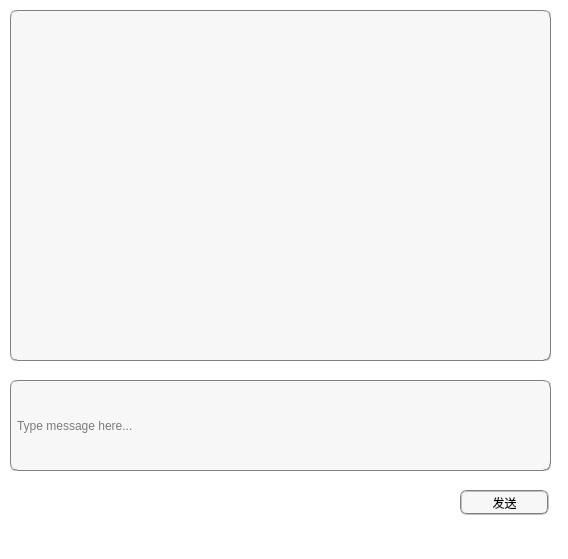
<?xml version="1.0" encoding="UTF-8"?>
<ui version="4.0">
 <class>GuiChatWindow</class>
 <widget class="QMainWindow" name="GuiChatWindow">
  <property name="geometry">
   <rect>
    <x>0</x>
    <y>0</y>
    <width>568</width>
    <height>559</height>
   </rect>
  </property>
  <property name="windowTitle">
   <string>MainWindow</string>
  </property>
  <property name="styleSheet">
   <string notr="true">background-color: rgb(255, 255, 255);</string>
  </property>
  <widget class="QWidget" name="centralwidget">
   <widget class="QTextBrowser" name="textBrowser_msgShow">
    <property name="geometry">
     <rect>
      <x>10</x>
      <y>10</y>
      <width>541</width>
      <height>351</height>
     </rect>
    </property>
    <property name="styleSheet">
     <string notr="true">background-color: rgb(247, 247, 247);
border:1px groove gray;border-radius:
7px;padding:2px 4px;</string>
    </property>
   </widget>
   <widget class="QPushButton" name="pushButton_sendMsg">
    <property name="geometry">
     <rect>
      <x>460</x>
      <y>490</y>
      <width>89</width>
      <height>25</height>
     </rect>
    </property>
    <property name="styleSheet">
     <string notr="true">border:2px groove gray;border-radius:
7px;padding:2px 4px;
background-color: rgb(247, 247, 247);
font: 12pt &quot;Candara&quot;;</string>
    </property>
    <property name="text">
     <string>发送</string>
    </property>
   </widget>
   <widget class="QLineEdit" name="lineEdit_msgEdit">
    <property name="geometry">
     <rect>
      <x>10</x>
      <y>380</y>
      <width>541</width>
      <height>91</height>
     </rect>
    </property>
    <property name="styleSheet">
     <string notr="true">background-color: rgb(247, 247, 247);
border:1px groove gray;border-radius:
7px;padding:2px 4px;</string>
    </property>
    <property name="placeholderText">
     <string>Type message here...</string>
    </property>
   </widget>
  </widget>
  <widget class="QStatusBar" name="statusbar"/>
  <widget class="QMenuBar" name="menubar">
   <property name="geometry">
    <rect>
     <x>0</x>
     <y>0</y>
     <width>568</width>
     <height>22</height>
    </rect>
   </property>
  </widget>
 </widget>
 <resources/>
 <connections/>
</ui>
